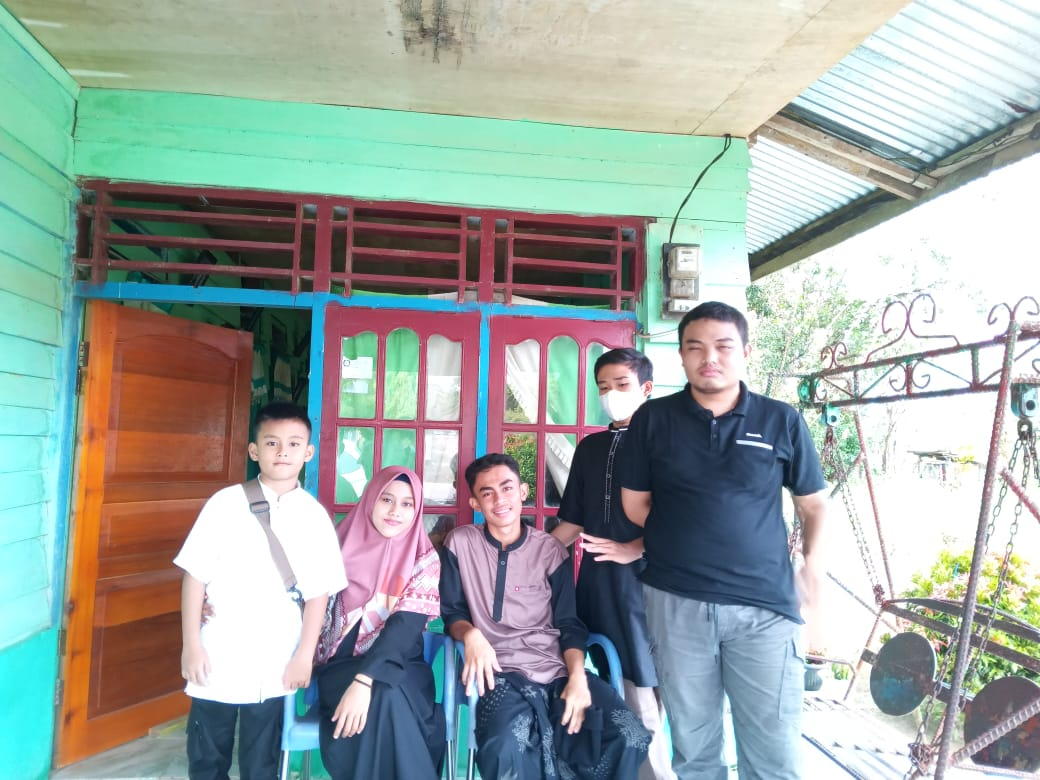
#> input picture oop_Python/openCV/img/gambarkeluarga.jpeg, 1040 x 780 px
$ jupyter execute openCVdasar2.ipynb
#> lines starting #> are read from the running program, lines starting #| are printed output that depends on the picture; after the words box and inside, x2 and y2 are one past the last pixel; in counts of white or black regions, pixels touching at a corner belong together
[cell 1]
import matplotlib.pyplot as plt
import pandas as pd
import numpy as np
import cv2
import seaborn as sns

[cell 2]
#Konversi ke citra biner
citra = cv2.imread('img/gambarkeluarga.jpeg',cv2.IMREAD_GRAYSCALE)
#> citra: shape (780, 1040); min 5, max 255, mean 163.7
ambang, binerA = cv2.threshold(citra,127,255,cv2.THRESH_BINARY)
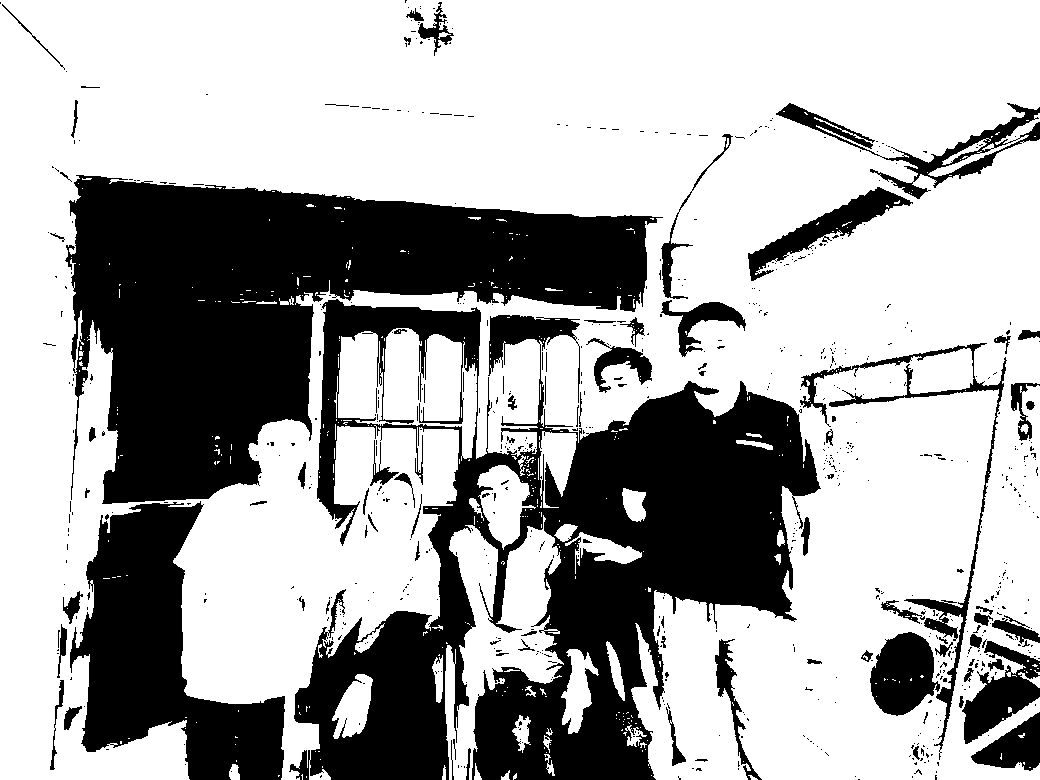
#> binerA: shape (780, 1040); 67% white; 712 black regions (622 under 20 px), largest, box (x1, y1, x2, y2) and area: (289, 299, 821, 780) 107357, (65, 175, 663, 504) 94449, (70, 501, 285, 780) 29259
ambang, binerB = cv2.threshold(citra,127,255,cv2.THRESH_BINARY_INV)

#mengubah ke RGB color
rgb1 = citra[...,::-1]
rgb2 = binerA[...,::-1]
#> rgb2: shape (780, 1040); 67% white; 712 black regions (622 under 20 px), largest, box (x1, y1, x2, y2) and area: (219, 299, 751, 780) 107357, (377, 175, 975, 504) 94449, (755, 501, 970, 780) 29259
rgb3 = binerB[...,::-1]
#tampilkan ke matloblib
fig, ax = plt.subplots(1,3)
ax[0].imshow(rgb1)
ax[0].set_title('Gambar Asli')
ax[1].imshow(rgb2)
ax[1].set_title('Biner A')
ax[2].imshow(rgb3)
ax[2].set_title('Biner B')

plt.show()

# [5 lines of commented-out code are left out]

[cell 3]
citra = cv2.imread('img/gambarkeluarga.jpeg',cv2.IMREAD_GRAYSCALE)
ambang, binerA = cv2.threshold(citra,127,255,cv2.THRESH_BINARY + cv2.THRESH_OTSU)
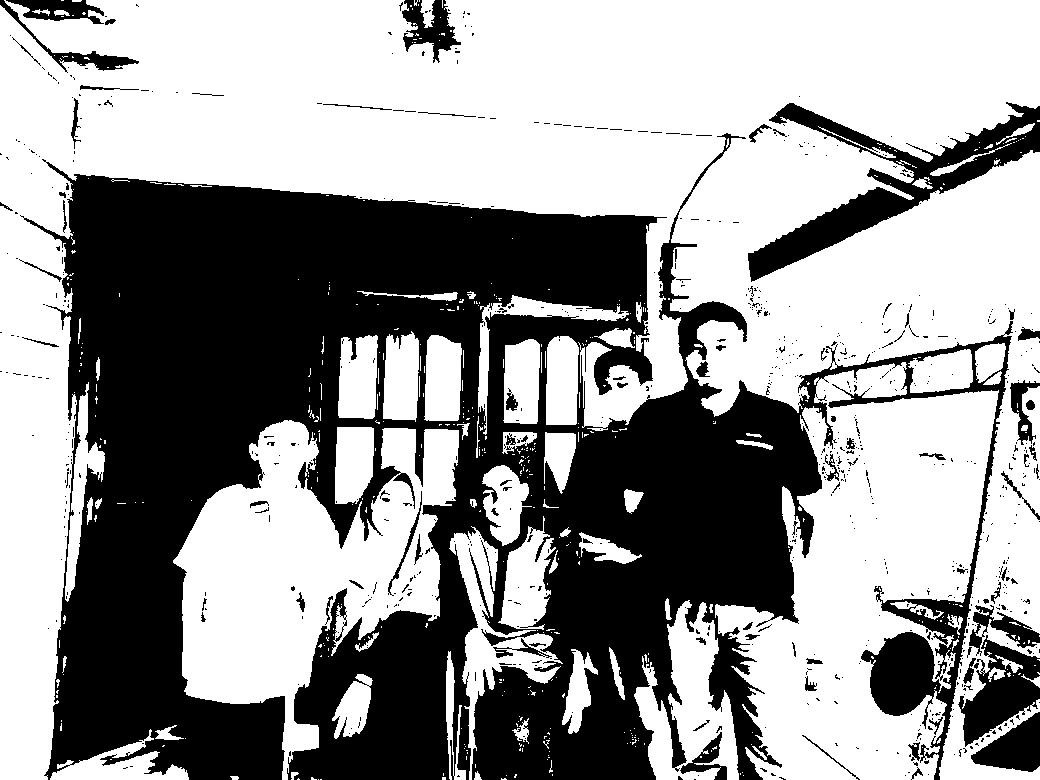
#> binerA: shape (780, 1040); 59.7% white; 760 black regions (673 under 20 px), largest, box (x1, y1, x2, y2) and area: (20, 133, 1013, 780) 293627, (748, 102, 1040, 282) 12356, (958, 635, 1040, 747) 4375
#> ambang = 151

rgb1 = citra[...,::-1]
rgb2 = binerA[...,::-1]
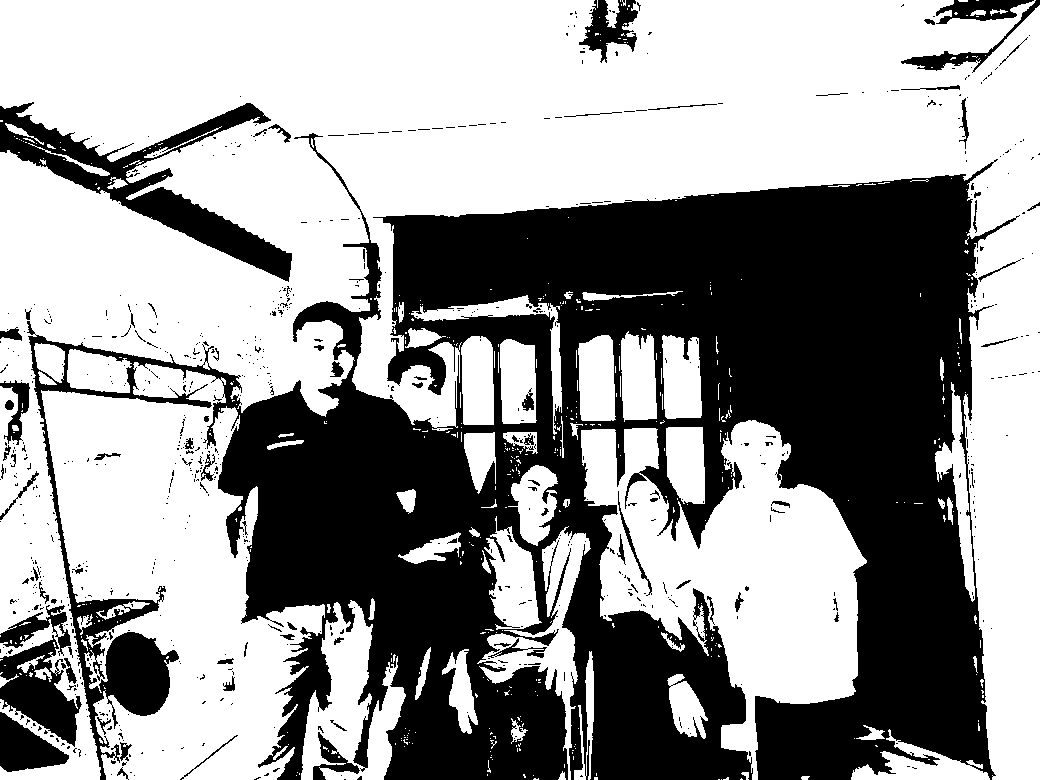
#> rgb2: shape (780, 1040); 59.7% white; 760 black regions (673 under 20 px), largest, box (x1, y1, x2, y2) and area: (27, 133, 1020, 780) 293627, (0, 102, 292, 282) 12356, (0, 635, 82, 747) 4375
fig, ax = plt.subplots(1,2)
ax[0].imshow(rgb1)
ax[0].set_title('Gambar Asli')
ax[1].imshow(rgb2)
ax[1].set_title('Biner A')
plt.show()

[cell 4]
#pembuatan garis pusat
berkas = cv2.imread('img/babon.png',cv2.IMREAD_UNCHANGED)
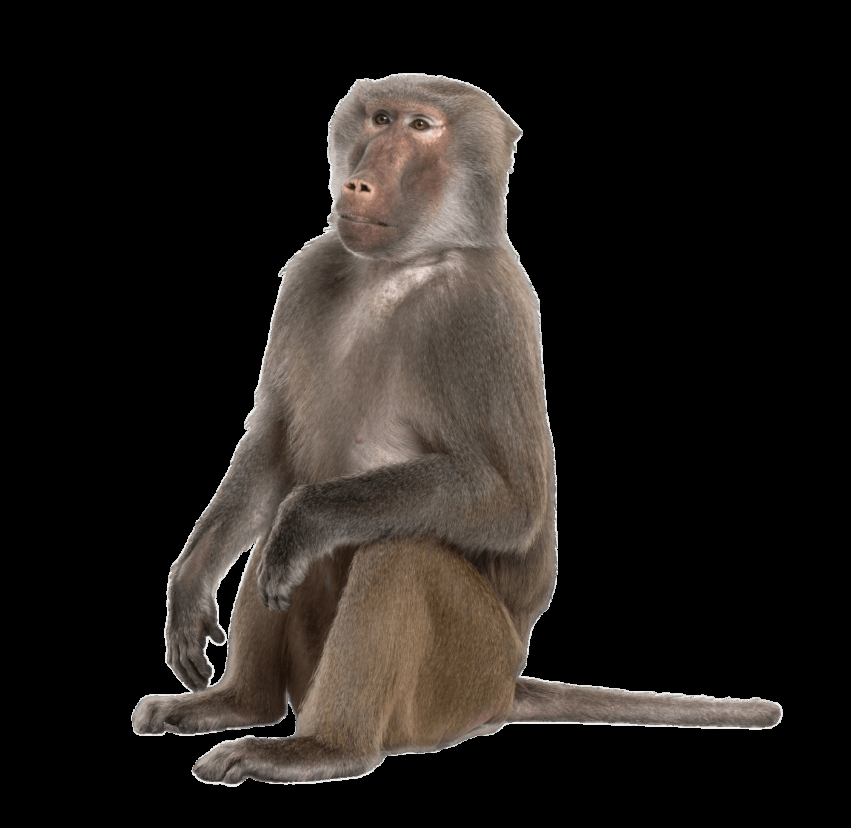
#> input picture oop_Python/openCV/img/babon.png, 851 x 828 px
#> berkas is the input picture: shape (828, 851, 4); mean B, G, R, A 26.2, 29.5, 33.8, 70.7
jumlah_kolom = berkas.shape[1]
#> jumlah_kolom = 851
jumlah_baris = berkas.shape[0]
#> jumlah_baris = 828
x_garis = jumlah_kolom // 2
#> x_garis = 425
b_garis = jumlah_baris // 4
#> b_garis = 207
y_garis = jumlah_baris // 2
#> y_garis = 414
# buat garis tegak
cv2.line(berkas,(x_garis,0),(y_garis,jumlah_baris-1),[128,128,128],5)
cv2.line(berkas,(0,y_garis),(jumlah_kolom-1,y_garis),[128,128,128],5)
cv2.line(berkas,(0,b_garis),(jumlah_kolom-1,b_garis),[128,128,128],5)
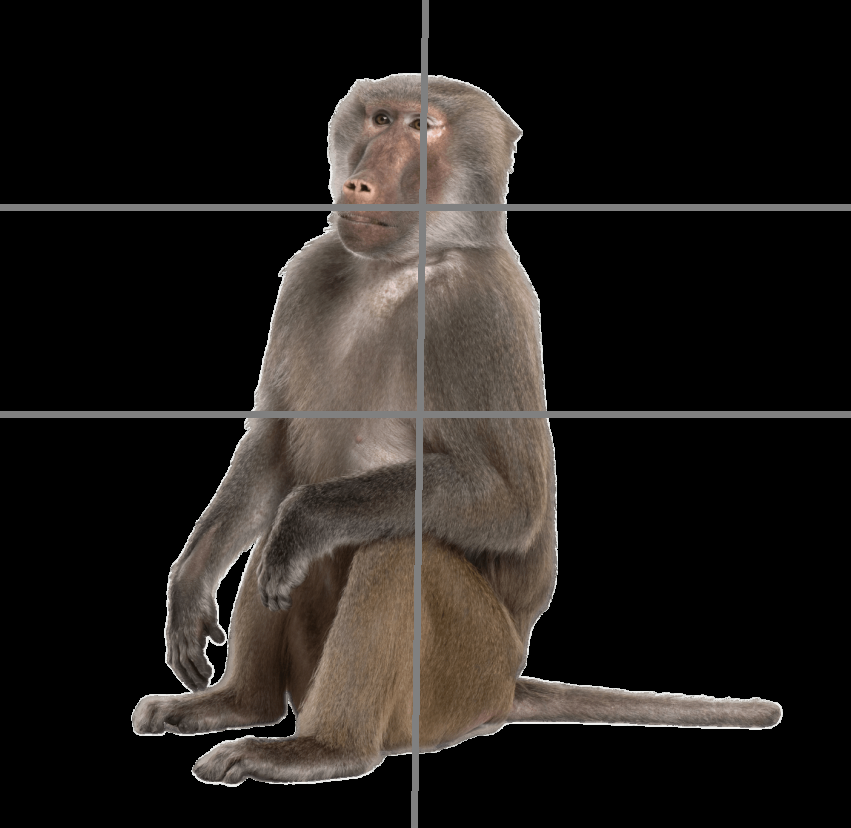
#> berkas: shape (828, 851, 4); mean B, G, R, A 28.4, 31.5, 35.6, 67.9
#citra = berkas[...,::-1]
cv2.imshow('Gambar',berkas)
cv2.waitKey(0)
#cv2.destroyAllWindows()
#plt.imshow(citra)
#plt.show()
